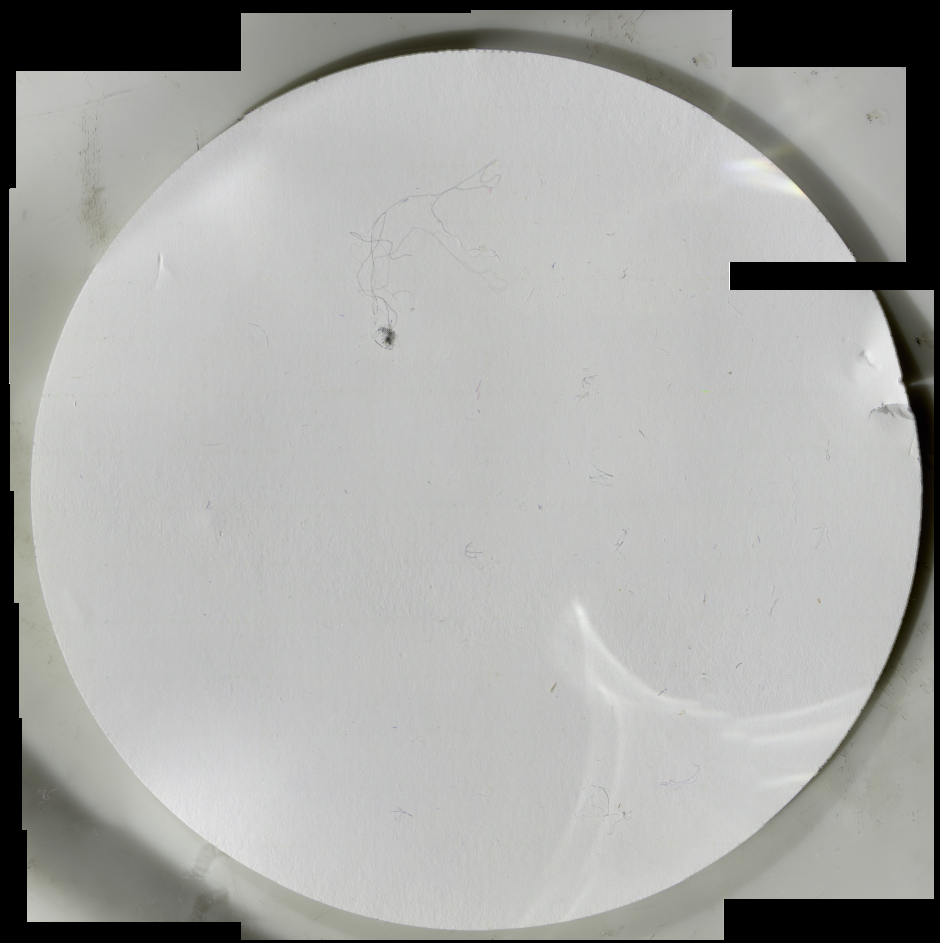
#> input picture preprossessing/grid_removed.png, 940 x 943 px
$ python preprossessing2.py
#> lines starting #> are read from the running program, lines starting #| are printed output that depends on the picture
import cv2
import numpy as np
import sys
import os

def preprocess_image(image_path, output_path=None):
    """
    Preprocess an image: grayscale, resize, denoise, normalize, and detect edges.
    :param image_path: Path to the input image file.
    :param output_path: Optional path to save the processed image.
    :return: Processed image (numpy array).
    """
#> called with image_path = 'grid_removed.png', output_path = 'output2.png'
    # Validate file path
    if not os.path.isfile(image_path):
        raise FileNotFoundError(f"Image file not found: {image_path}")

    # Read the image
    image = cv2.imread(image_path)
#> image is the input picture: shape (943, 940, 3); mean B, G, R 165.8, 168.4, 167.6
    if image is None:
        raise ValueError("Failed to read the image. Check file format and path.")

    # Convert to grayscale
    gray = cv2.cvtColor(image, cv2.COLOR_BGR2GRAY)

    # Resize to fixed size (e.g., 256x256)
    resized = cv2.resize(gray, (1024, 1024), interpolation=cv2.INTER_AREA)

    # Denoise using Gaussian blur
    denoised = cv2.GaussianBlur(resized, (1, 1), 0)

    # Normalize pixel values to range [0, 1]
    normalized = denoised.astype(np.float32) / 100.0

    # Edge detection (Canny)
    edges = cv2.Canny((normalized * 255).astype(np.uint8), 50, 100)
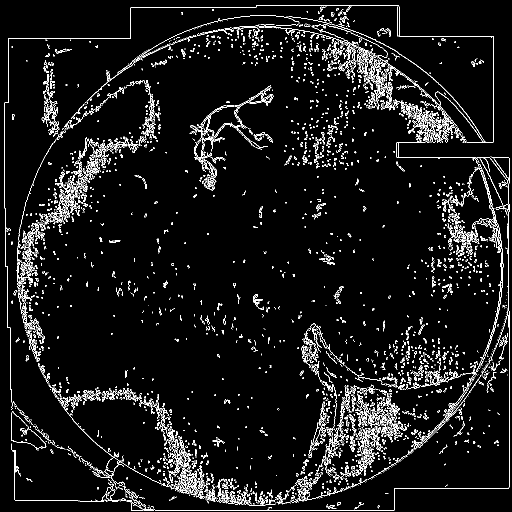
#> edges: shape (1024, 1024) (shown at 1/2 size); 5.7% white in thin lines or dots

    # Save processed image if output path is provided
    if output_path:
        cv2.imwrite(output_path, edges)

    return edges

if __name__ == "__main__":

    try:
        processed_img = preprocess_image('grid_removed.png', 'output2.png')

        # Display the processed image
        cv2.imshow("Processed Image", processed_img)
        cv2.waitKey(0)
        cv2.destroyAllWindows()

    except Exception as e:
        print(f"Error: {e}")
        sys.exit(1)
